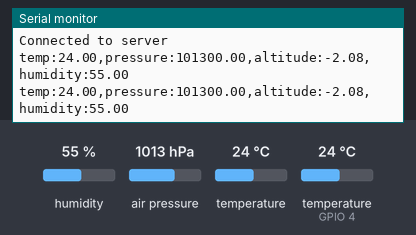
Bench run of a sketch on a simulated ESP32. On the bench: the last lines printed to the serial monitor. Inputs (shaded band) come from the test bench; at power-on: temperature 24 °C, humidity 55 %, air pressure 1013 hPa, temperature (sensor on GPIO 4) 24 °C. WiFi joins after 1.5 s; servers stay silent unless stated.

Above: at 2.9 s.
3.0 s: temperature (sensor 0) set to 28 °C
At 5.6 s:
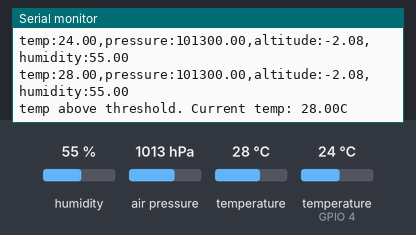
6.2 s: temperature (sensor 0) set to 12 °C
At 8.6 s:
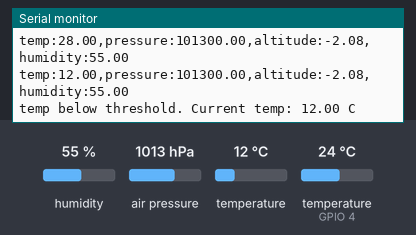
9.3 s: humidity set to 22 %
At 10.6 s:
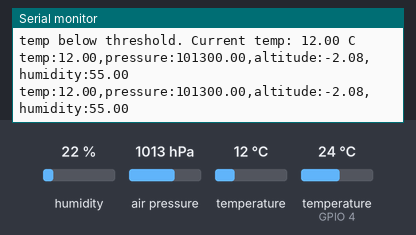
10.8 s: air pressure set to 952 hPa
At 11.7 s:
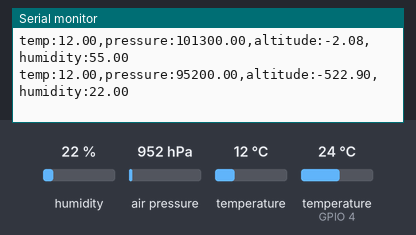
12.3 s: humidity set to 40 %
At 13.6 s:
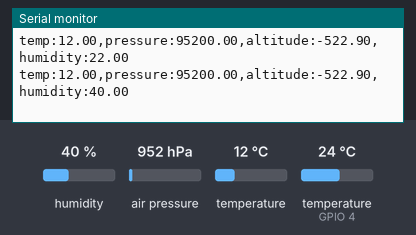
Timing chart, 0 to 14.8 s (numbered marks = the images above; inputs shaded):
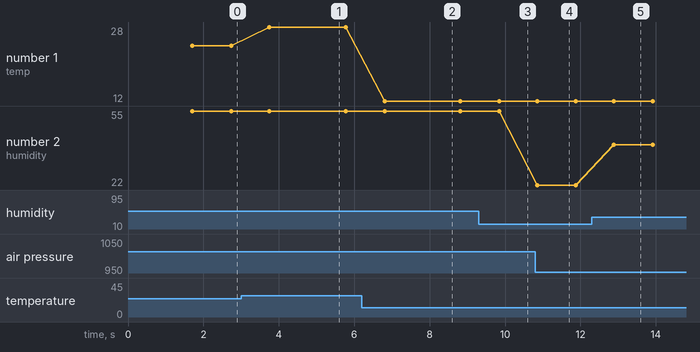

Measured:
- after the input at 3.0 s, the serial monitor: prints a new line after 0.75 s (image 1)
- after the input at 6.2 s, the serial monitor: prints a new line after 0.61 s (image 2)
- after the input at 10.8 s, the serial monitor: prints a new line after 0.05 s (image 4)
- after the input at 12.3 s, the serial monitor: prints a new line after 0.59 s (image 5)
- plotted number 1: 24 → 28 after the input at 3.0 s, 28 → 12 after the input at 6.2 s
- plotted number 2: 22 → 40 after the input at 12.3 s

The sketch:

sketch.ino
```cpp
#include <WiFi.h>
#include <Adafruit_BMP085.h>
#include "ESP32_MailClient.h"
#include <ArduinoWebsockets.h>
#include "DHT.h"
// Pins
#define DHTTYPE DHT11
#define DHTPIN 4
// Email
#define emailSenderAccount "cocomanga59@gmail.com"
#define emailSenderPassword "otdzyyapakdabofe"
#define smtpServer "smtp.gmail.com"
#define smtpServerPort 465
#define emailSubject "[ALERT] ESP32 temp"
// Wifi
#define SSID "test"
#define PASS "1234567890"
// WebSocket
#define WS_URI "ws://brovm.francecentral.cloudapp.azure.com/ws"

// HTTP Client
websockets::WebsocketsClient client;
bool socket_connected = false;
// Default Recipient Email Address
String reciever_email = "cocomanga@gmail.com";
String threshold = "25.0";

// Default Threshold temp Value
bool email_sent = false;
SMTPData smtd;
Adafruit_BMP085 bmp_180;
DHT dht(DHTPIN, DHTTYPE);

void setup() {
  Serial.begin(9600);
  WiFi.mode(WIFI_STA);
  WiFi.begin(SSID, PASS);
  if (WiFi.waitForConnectResult() != WL_CONNECTED) {
    Serial.println("WiFi Failed!");
  }
  if (!bmp_180.begin(0x77)) {
    Serial.println("Not connected with BMP180 sensor, check connections ");
    while (1) {}
  }

  dht.begin();
  Serial.println(WiFi.localIP());
  socket_connected = client.connect(WS_URI);
  Serial.println(socket_connected ? "Connected to server" : "Failed to connect to server");
}

void loop() {
  float temp = bmp_180.readTemperature();

  //Serial.print("Temp = ");
  Serial.print("temp:");
  Serial.print(temp);
  Serial.print(",");
  //Serial.println(" *C");

  float pres = bmp_180.readPressure();
  //Serial.print("Pressure = ");
  Serial.print("pressure:");
  Serial.print(pres);
  Serial.print(",");

  //Serial.println(" Pa");
  float alt = bmp_180.readAltitude() * -1;

  //Serial.print("Altitude = ");
  Serial.print("altitude:");
  Serial.print(alt);
  Serial.print(",");

  //Serial.println(" meters");

  float hum = dht.readHumidity();
  //Serial.print("Humidity = ");
  Serial.print("humidity:");
  Serial.println(hum);
  //Serial.println(" par");

  if (temp > threshold.toFloat() && !email_sent) {
    String emailMessage = String("temp above threshold. Current temp: ") + String(temp) + String("C");
    if (sendEmailNotification(emailMessage)) {
      Serial.println(emailMessage);
      email_sent = true;
    } else {
      Serial.println("Email failed to send");
    }
  }

  // Check if temp is below threshold and if it needs to send the Email alert
  else if ((temp < threshold.toFloat()) && email_sent) {
    String emailMessage = String("temp below threshold. Current temp: ") + String(temp) + String(" C");
    if (sendEmailNotification(emailMessage)) {
      Serial.println(emailMessage);
      email_sent = false;
    } else {
      Serial.println("Email failed to send");
    }
  }

  if ((WiFi.status() == WL_CONNECTED)) {
    String jsonData = ("{\"api_key\":\"tPmAT5Ab3j7F9\", \"temp\": " + std::to_string(temp) + ", \"pressure\": " + std::to_string(pres) + ", \"altitude\": " + std::to_string(alt) + ", \"humidity\": " + std::to_string(hum) + " }").c_str();
    if (!socket_connected) {
      Serial.print("Reconnecting with server...");
      client.connect(WS_URI);
      delay(500);
    } else
      client.send(jsonData);
  } else {
    Serial.println("WiFi Disconnected");
    delay(1000);
  }

  Serial.println();
  delay(1000);
}

bool sendEmailNotification(String emailMessage) {
  // Set the SMTP Server Email host, port, account and password
  smtd.setLogin(smtpServer, smtpServerPort, emailSenderAccount, emailSenderPassword);

  // For library version 1.2.0 and later which STARTTLS protocol was supported,the STARTTLS will be
  // enabled automatically when port 587 was used, or enable it manually using setSTARTTLS function.
  //smtpData.setSTARTTLS(true);

  // Set the sender name and Email
  smtd.setSender("ESP32", emailSenderAccount);

  // Set Email priority or importance High, Normal, Low or 1 to 5 (1 is highest)
  smtd.setPriority("High");

  // Set the subject
  smtd.setSubject(emailSubject);

  // Set the message with HTML format
  smtd.setMessage(emailMessage, true);

  // Add recipients
  smtd.addRecipient(reciever_email);

  // Start sending Email, can be set callback function to track the status
  if (!MailClient.sendMail(smtd)) {
    Serial.println("Error sending Email, " + MailClient.smtpErrorReason());
    return false;
  }
  // Clear all data from Email object to free memory
  smtd.empty();
  return true;
}
```
